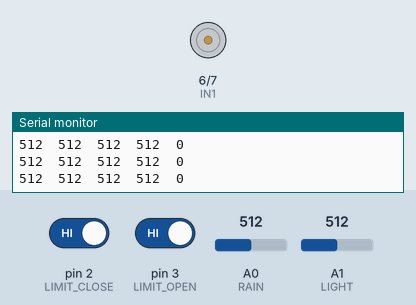
Bench run of a sketch on a simulated Arduino Uno, built with avr-gcc and run on an emulated ATmega328P. On the bench: motor-driver pin pairs drawn as motors (green arrow = first pin HIGH = forward, orange = second pin HIGH = backward, longer = more drive, scaled by the enable pin), the last lines printed to the serial monitor. The test bench sets the inputs (shaded band); at power-on: pin 2 (LIMIT_CLOSE) HIGH, pin 3 (LIMIT_OPEN) HIGH, A0 (RAIN) = 512, A1 (LIGHT) = 512.

Above: at 1.2 s.
1.3 s: pin 2 (LIMIT_CLOSE) driven LOW
At 2.2 s:
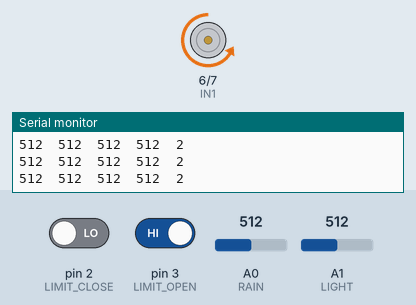
Timing chart, 0 to 4.3 s (numbered marks = the images above; inputs shaded):
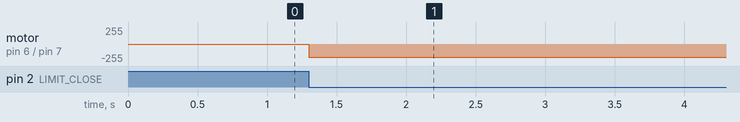

The sketch:

version1.ino
```cpp
// #define ENA 5
// #define IN1 6
// #define IN2 7

// #define RAIN A0
// #define LIMIT_OPEN 3
// #define LIMIT_CLOSE 2

// const int RAIN_THRESHOLD = 600;
// const int RAIN_HYST = 50;

// const int NUM_SAMPLES = 10;
// int rainBuffer[NUM_SAMPLES];
// long rainSum = 0;
// int rainIndex = 0;
// bool rainState = false;

// enum State { STOPPED, OPENING, CLOSING };
// State systemState = STOPPED;

// unsigned long lastSample = 0;
// unsigned long lastPrint = 0;
// unsigned long lastDirectionChange = 0;

// const unsigned long SAMPLE_INTERVAL = 100;
// const unsigned long PRINT_INTERVAL = 1000;
// const unsigned long SAFE_DELAY = 500;

// bool openStable = LOW;
// bool closeStable = LOW;
// unsigned long lastOpenChange = 0;
// unsigned long lastCloseChange = 0;
// const unsigned long DEBOUNCE_TIME = 30;

// void stopMotor() {
//   analogWrite(ENA, 0);
//   digitalWrite(IN1, LOW);
//   digitalWrite(IN2, LOW);
//   systemState = STOPPED;
// }

// void openRoof() {
//   if (millis() - lastDirectionChange < SAFE_DELAY) return;

//   digitalWrite(IN1, HIGH);
//   digitalWrite(IN2, LOW);
//   analogWrite(ENA, 200);

//   systemState = OPENING;
//   lastDirectionChange = millis();
// }

// void closeRoof() {
//   if (millis() - lastDirectionChange < SAFE_DELAY) return;

//   digitalWrite(IN1, LOW);
//   digitalWrite(IN2, HIGH);
//   analogWrite(ENA, 200);

//   systemState = CLOSING;
//   lastDirectionChange = millis();
// }

// void setup() {

//   Serial.begin(9600);

//   pinMode(ENA, OUTPUT);
//   pinMode(IN1, OUTPUT);
//   pinMode(IN2, OUTPUT);

//   pinMode(LIMIT_OPEN, INPUT_PULLUP);
//   pinMode(LIMIT_CLOSE, INPUT_PULLUP);

//   stopMotor();

//   for (int i = 0; i < NUM_SAMPLES; i++) {
//     rainBuffer[i] = analogRead(RAIN);
//     rainSum += rainBuffer[i];
//   }

//   Serial.println("=== SYSTEM READY (NC MODE) ===");
// }

// void loop() {

//   unsigned long now = millis();

//   if (now - lastSample >= SAMPLE_INTERVAL) {

//     lastSample = now;

//     rainSum -= rainBuffer[rainIndex];
//     rainBuffer[rainIndex] = analogRead(RAIN);
//     rainSum += rainBuffer[rainIndex];
//     rainIndex = (rainIndex + 1) % NUM_SAMPLES;

//     int rainAvg = rainSum / NUM_SAMPLES;

//     if (!rainState && rainAvg < RAIN_THRESHOLD)
//       rainState = true;
//     else if (rainState && rainAvg > (RAIN_THRESHOLD + RAIN_HYST))
//       rainState = false;

//     bool openRead = digitalRead(LIMIT_OPEN);
//     if (openRead != openStable && (now - lastOpenChange) > DEBOUNCE_TIME) {
//       openStable = openRead;
//       lastOpenChange = now;
//     }

//     bool closeRead = digitalRead(LIMIT_CLOSE);
//     if (closeRead != closeStable && (now - lastCloseChange) > DEBOUNCE_TIME) {
//       closeStable = closeRead;
//       lastCloseChange = now;
//     }

//     if (systemState == OPENING && openStable == HIGH) {
//       stopMotor();
//     }

//     if (systemState == CLOSING && closeStable == HIGH) {
//       stopMotor();
//     }

//     if (rainState) {

//       if (closeStable == LOW) {
//         if (systemState != CLOSING)
//           closeRoof();
//       }
//       else {
//         stopMotor();
//       }
//     }
//     else {

//       if (openStable == LOW) {
//         if (systemState != OPENING)
//           openRoof();
//       }
//       else {
//         stopMotor();
//       }
//     }
//   }

//   if (now - lastPrint >= PRINT_INTERVAL) {

//     lastPrint = now;

//     Serial.print("Rain: ");
//     Serial.print(rainState);

//     Serial.print(" | State: ");
//     switch (systemState) {
//       case STOPPED: Serial.print("STOPPED"); break;
//       case OPENING: Serial.print("OPENING"); break;
//       case CLOSING: Serial.print("CLOSING"); break;
//     }

//     Serial.print(" | Open: ");
//     Serial.print(openStable);
//     Serial.print(" | Close: ");
//     Serial.println(closeStable);
//   }
// }
#define ENA 5
#define IN1 6
#define IN2 7

#define RAIN A0
#define LIGHT A1

#define LIMIT_OPEN 3
#define LIMIT_CLOSE 2

// ===== THRESHOLD =====

const int RAIN_THRESHOLD  = 600;
const int RAIN_HYST       = 50;

const int LIGHT_THRESHOLD = 450;
const int LIGHT_HYST      = 50;

// ===== TIME =====

const unsigned long SAMPLE_INTERVAL = 100;
const unsigned long PRINT_INTERVAL  = 100;
const unsigned long SAFE_DELAY      = 500;
const unsigned long DEBOUNCE_TIME   = 30;

// ===== STATE MACHINE =====

enum State { STOPPED, OPENING, CLOSING };
State systemState = STOPPED;

// ===== TIME =====

unsigned long lastSample = 0;
unsigned long lastPrint = 0;
unsigned long lastDirectionChange = 0;

// ===== SENSOR STATE =====

bool rainState = false;
bool darkState = false;

// ===== SENSOR VALUES =====

int rainRaw = 0;
int rainFiltered = 0;

int lightRaw = 0;
int lightFiltered = 0;

// ===== FILTER =====

const int NUM_SAMPLES = 50;

int rainBuffer[NUM_SAMPLES];
int lightBuffer[NUM_SAMPLES];

long rainSum = 0;
long lightSum = 0;

int filterIndex = 0;

// ===== LIMIT SWITCH =====

bool openStable = LOW;
bool closeStable = LOW;

unsigned long lastOpenChange = 0;
unsigned long lastCloseChange = 0;

// ================= MOTOR =================

void stopMotor() {

  analogWrite(ENA, 0);
  digitalWrite(IN1, LOW);
  digitalWrite(IN2, LOW);

  systemState = STOPPED;
}

void openRoof() {

  if (millis() - lastDirectionChange < SAFE_DELAY) return;

  digitalWrite(IN1, HIGH);
  digitalWrite(IN2, LOW);
  analogWrite(ENA, 200);

  systemState = OPENING;
  lastDirectionChange = millis();
}

void closeRoof() {

  if (millis() - lastDirectionChange < SAFE_DELAY) return;

  digitalWrite(IN1, LOW);
  digitalWrite(IN2, HIGH);
  analogWrite(ENA, 200);

  systemState = CLOSING;
  lastDirectionChange = millis();
}

// ================= SETUP =================

void setup() {

  Serial.begin(115200);

  pinMode(ENA, OUTPUT);
  pinMode(IN1, OUTPUT);
  pinMode(IN2, OUTPUT);

  pinMode(LIMIT_OPEN, INPUT_PULLUP);
  pinMode(LIMIT_CLOSE, INPUT_PULLUP);

  stopMotor();

  for (int i = 0; i < NUM_SAMPLES; i++) {

    rainBuffer[i] = analogRead(RAIN);
    lightBuffer[i] = analogRead(LIGHT);

    rainSum += rainBuffer[i];
    lightSum += lightBuffer[i];
  }

  Serial.println("rainRaw\trainFiltered\tlightRaw\tlightFiltered\tstate");
}

// ================= LOOP =================

void loop() {

  unsigned long now = millis();

  if (now - lastSample >= SAMPLE_INTERVAL) {

    lastSample = now;

    // ===== READ RAW =====

    rainRaw = analogRead(RAIN);
    lightRaw = analogRead(LIGHT);

    // ===== FILTER RAIN =====

    rainSum -= rainBuffer[filterIndex];
    rainBuffer[filterIndex] = rainRaw;
    rainSum += rainBuffer[filterIndex];

    rainFiltered = rainSum / NUM_SAMPLES;

    // ===== FILTER LIGHT =====

    lightSum -= lightBuffer[filterIndex];
    lightBuffer[filterIndex] = lightRaw;
    lightSum += lightBuffer[filterIndex];

    lightFiltered = lightSum / NUM_SAMPLES;

    filterIndex = (filterIndex + 1) % NUM_SAMPLES;

    // ===== RAIN LOGIC =====

    if (!rainState && rainFiltered < RAIN_THRESHOLD)
      rainState = true;
    else if (rainState && rainFiltered > (RAIN_THRESHOLD + RAIN_HYST))
      rainState = false;

    // ===== LIGHT LOGIC =====

    if (!darkState && lightFiltered > LIGHT_THRESHOLD)
      darkState = true;
    else if (darkState && lightFiltered < (LIGHT_THRESHOLD - LIGHT_HYST))
      darkState = false;

    // ===== LIMIT SWITCH =====

    bool openRead = digitalRead(LIMIT_OPEN);

    if (openRead != openStable && (now - lastOpenChange) > DEBOUNCE_TIME) {

      openStable = openRead;
      lastOpenChange = now;
    }

    bool closeRead = digitalRead(LIMIT_CLOSE);

    if (closeRead != closeStable && (now - lastCloseChange) > DEBOUNCE_TIME) {

      closeStable = closeRead;
      lastCloseChange = now;
    }

    // ===== STOP LIMIT =====

    if (systemState == OPENING && openStable == HIGH)
      stopMotor();

    if (systemState == CLOSING && closeStable == HIGH)
      stopMotor();

    // ===== DECISION =====

    if (darkState || rainState) {

      if (closeStable == LOW) {

        if (systemState != CLOSING)
          closeRoof();

      } else stopMotor();
    }
    else {

      if (openStable == LOW) {

        if (systemState != OPENING)
          openRoof();

      } else stopMotor();
    }
  }

  // ===== SERIAL PLOTTER =====

  if (now - lastPrint >= PRINT_INTERVAL) {

    lastPrint = now;

    Serial.print(rainRaw);
    Serial.print("\t");

    Serial.print(rainFiltered);
    Serial.print("\t");

    Serial.print(lightRaw);
    Serial.print("\t");

    Serial.print(lightFiltered);
    Serial.print("\t");

    Serial.println(systemState);
  }
}
```

Measured:
- after the input at 1.3 s, motor on pin 6 (IN1) / pin 7 (IN2): stopped → backward 200/255 at once
